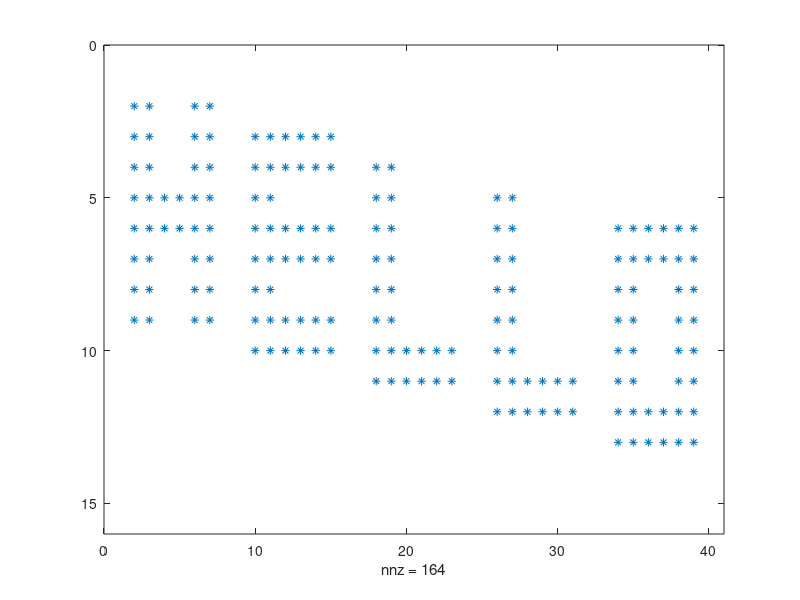
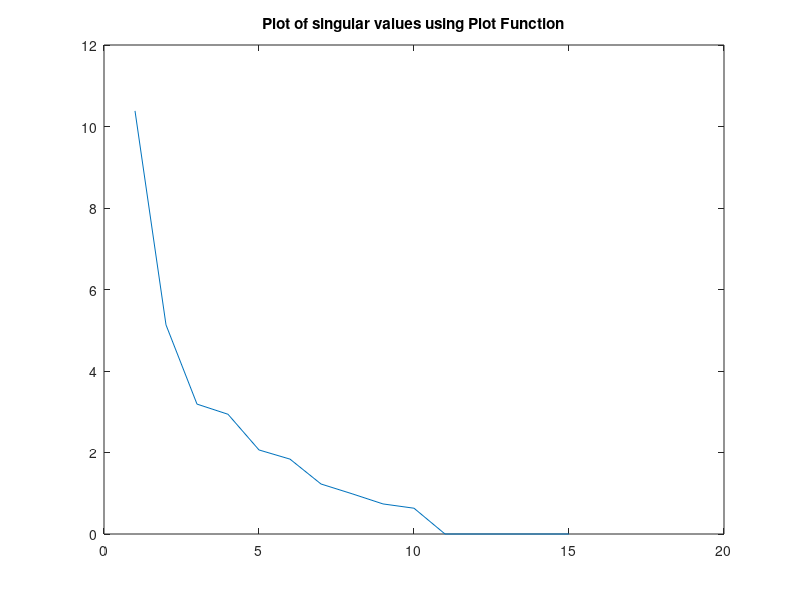
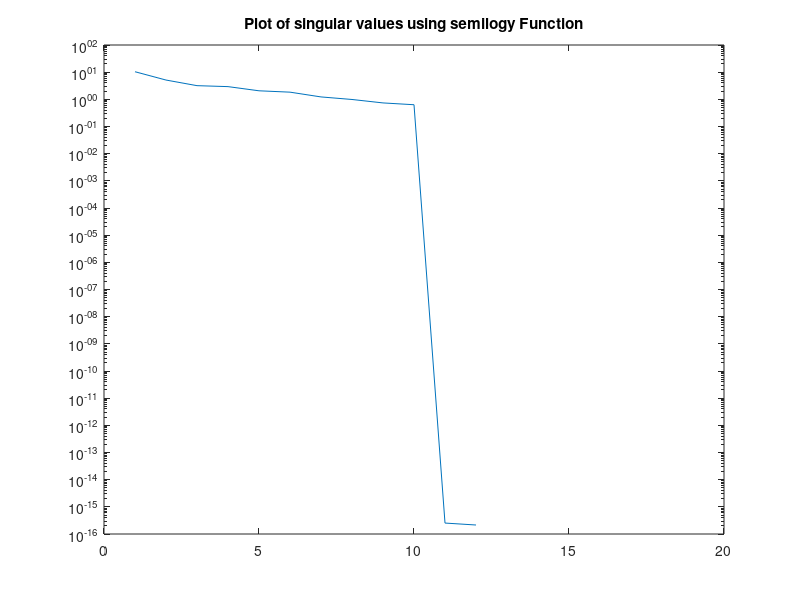
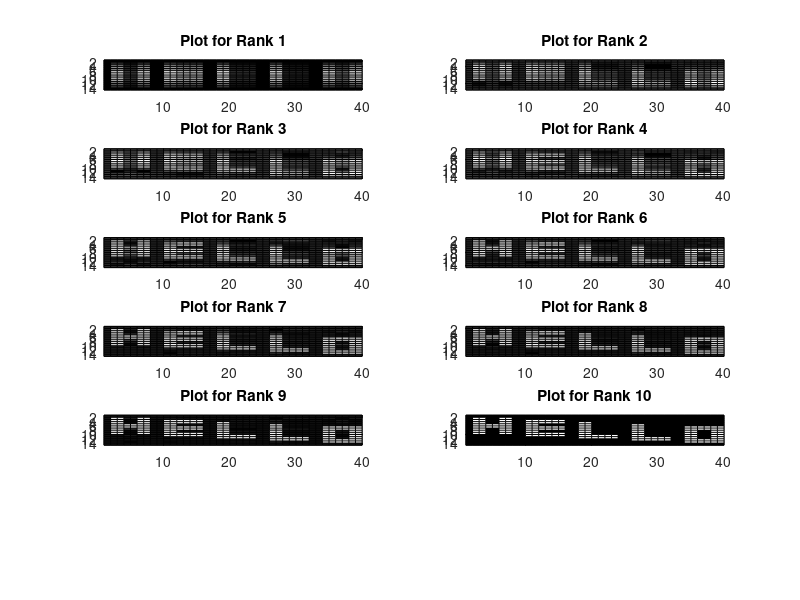

These figures' MATLAB source, in order:
% Question 1
% Setting up the matrix
clear; close all; clc;
A = zeros(15, 40);
B = ones(8,2);
C = ones(2,6);
c = 2;
r = 2;
for i = 1:5
  A(r:r+7,c:c+1) = B;
  c = c+8;
  r = r+1;
end 
r = 9;
c = 10;
for i = 1:4
  A(r:r+1,c:c+5) = C;
  c = c+8;
  r = r+1;
end   
A(5:6,2:7) = C;
A(6:7,10:15) = C;
A(3:4,10:15) = C;
A(6:7,34:39) = C;
A(2:9,6:7) = B;
A(6:13,38:39) = B;
figure()
spy(A)
% Q-1(a)
S = svd(A);
figure()
plot(S);
title('Plot of singular values using Plot Function')
figure()
semilogy(S);
title('Plot of singular values using semilogy Function')
r = rank(A);
display("The exact rank of A is " + r);

% Q-1(b)
[U,S,V] = svd(A);
B = zeros(15,40);
figure
for k = 1:r
    B = B + S(k,k)*U(:,k)*V(:,k)';
    subplot(6,2,k)
    pcolor(B);
    colormap(gray);
    axis ij
    title(sprintf('Plot for Rank %d', k));
end

% The exact rank of the matrix is 10 although we see 12 non-zero singular
% values. This is because the last two very small sinular values are
% introduced by round-off errors in MATLAB. We can also see their are 10
% independent columns in the matrix A.